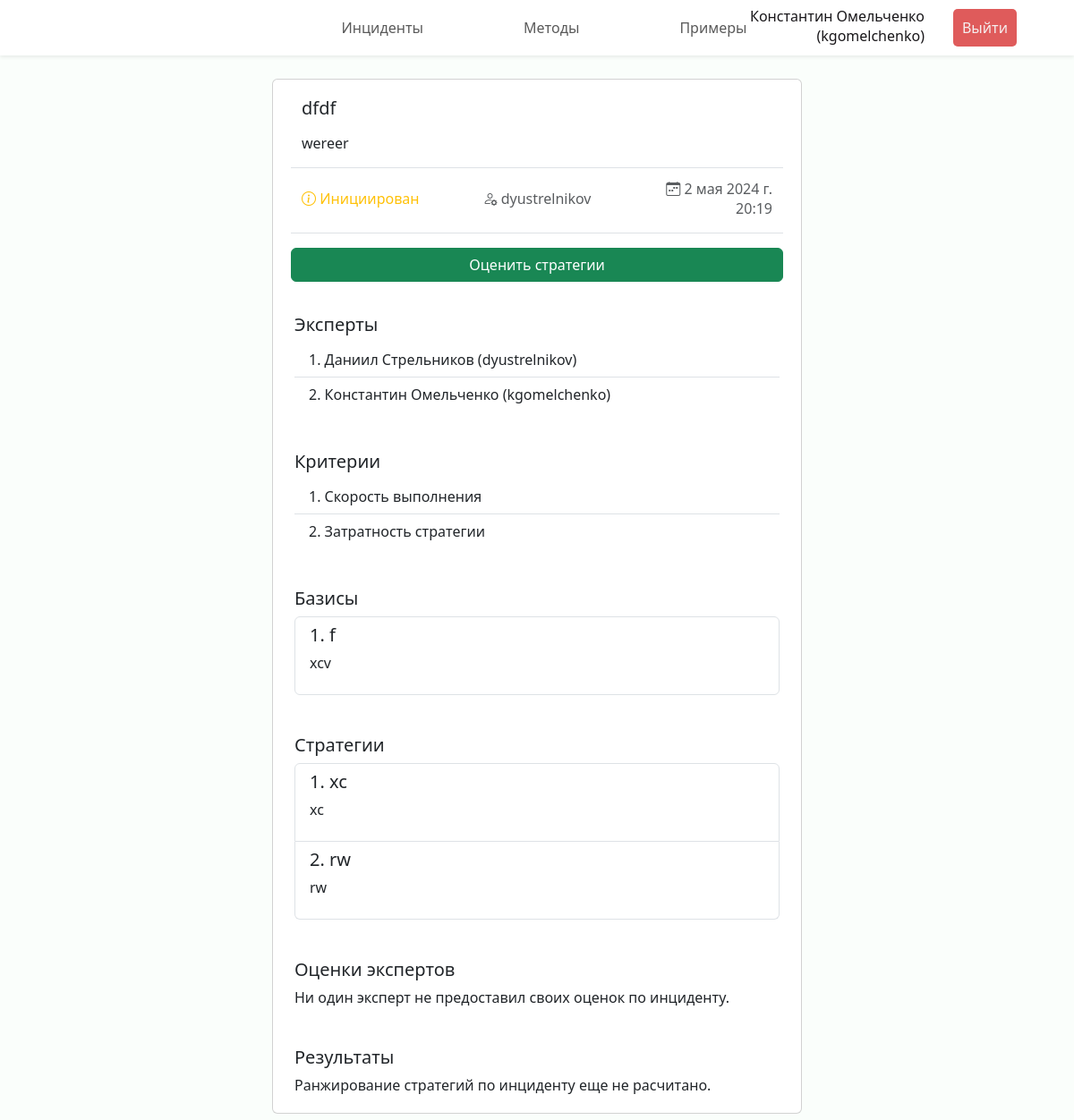
The app's page /incident/5 (signed in) with its own data.
### incidents/models.py (models this page shows, shortened)
class Incident(models.Model):
    name = models.CharField("Название", max_length=100)
    description = models.TextField("Описание")
    created_at = models.DateTimeField("Создан")
    results = models.JSONField("Результаты", null=True, blank=True)
    creator = models.ForeignKey(Expert, verbose_name="Инициатор", on_delete=models.CASCADE,
                                related_name="authored_incidents")
    status = models.ForeignKey(Status, verbose_name="Статус", on_delete=models.CASCADE)
    criteries = models.ManyToManyField(Criteria, through="IncidentCriteria")
    experts = models.ManyToManyField(Expert, through="IncidentExpert")
    class Meta:
        verbose_name = "Инцидент"
        verbose_name_plural = "Инциденты"

class Status(models.Model):
    name = models.CharField("Наименование", max_length=100)
    def __str__(self) -> str:
        return self.name
    class Meta:
        verbose_name = "Статус"
        verbose_name_plural = "Статусы"

class Expert(models.Model):
    user = models.OneToOneField(User, verbose_name="Пользователь", on_delete=models.CASCADE)
    def __str__(self) -> str:
        return self.user.get_full_name() + f" ({self.user.get_username()})"
    class Meta:
        verbose_name = "Эксперт"
        verbose_name_plural = "Эксперты"

class IncidentExpert(models.Model):
    incident = models.ForeignKey(Incident, verbose_name="Инцидент", on_delete=models.CASCADE)
    expert = models.ForeignKey(Expert, verbose_name="Эксперт", on_delete=models.CASCADE)
    number = models.PositiveSmallIntegerField("Номер")
    scores = models.JSONField("Оценки", null=True, blank=True)
    class Meta:
        verbose_name = "Эксперт по инциденту"
        verbose_name_plural = "Эксперты по инциденту"
        unique_together = ('incident', 'expert',)

class IncidentCriteria(models.Model):
    incident = models.ForeignKey(Incident, verbose_name="Инцидент", on_delete=models.CASCADE)
    criteria = models.ForeignKey(Criteria, verbose_name="Критерий", on_delete=models.CASCADE)
    number = models.PositiveSmallIntegerField("Номер")
    class Meta:
        verbose_name = "Критерий ранжирования инцидента"
        verbose_name_plural = "Критерии ранжирования инцидента"
        unique_together = ('incident', 'criteria',)

class Criteria(models.Model):
    description = models.CharField("Описание", max_length=200)
    def __str__(self) -> str:
        return self.description
    class Meta:
        verbose_name = "Критерий ранжирования"
        verbose_name_plural = "Критерии ранжирования"

class Basis(models.Model):
    incident = models.ForeignKey(Incident, verbose_name="Инцидент", on_delete=models.CASCADE)
    name = models.CharField("Название", max_length=100)
    description = models.TextField("Описание")
    number = models.PositiveSmallIntegerField("Номер")
    class Meta:
        verbose_name = "Базис инцидента"
        verbose_name_plural = "Базисы инцидента"
        unique_together = ('incident', 'name',)

class Strategy(models.Model):
    incident = models.ForeignKey(Incident, verbose_name="Инцидент", on_delete=models.CASCADE)
    name = models.CharField("Название", max_length=100)
    description = models.TextField("Описание")
    number = models.PositiveSmallIntegerField("Номер")
    class Meta:
        verbose_name = "Стратегия устранения инцидента"
        verbose_name_plural = "Стратегии устранения инцидента"
        unique_together = ('incident', 'name',)

### incidents/views.py (the view)
# urls.py: path("incident/<int:incident_id>", views.incident, name="incident"),
@login_required(login_url='login')
def incident(request, incident_id):
    if request.method == 'GET':
        try:
            incident = Incident.objects.get(id=incident_id)
        except Incident.DoesNotExist:
            raise Http404("Инцидент не существует")
        try:
            expert = Expert.objects.get(user=request.user)
        except Expert.DoesNotExist:
            raise Http404("Эксперт не существует")
        experts_with_scores = IncidentExpert.objects.filter(incident=incident,
                                                            scores__isnull=False)
        incident_expert = IncidentExpert.objects.get(incident=incident,
                                                      expert=expert)
        results = prepare_results(incident)
        return render(request, "incidents/incident.html", {
            'incident': incident,
            'incident_expert': incident_expert,
            'experts_with_scores': experts_with_scores,
            'results': results})

### incidents/utils/prepare_data.py (called while the page is built, shortened)
def prepare_results(incident):
    if incident.results == None :
        return {}

### incidents/templates/incidents/incident.html (shortened to what this page needs)
{% extends 'incidents/base.html' %}
{% load static %}
{% block header %}
<header class="header fixed-top shadow-sm d-flex">
    <nav class="navbar navbar-expand-lg w-100">
        <div class="collapse navbar-collapse justify-content-center" id="navbarNav">
        <ul class="navbar-nav py-1">
            <li class="nav-item px-5"><a class="nav-link" href="{% url 'incidents' %}">Инциденты</a></li>
            <li class="nav-item px-5"><a class="nav-link" href="{% url 'methods' %}">Методы</a></li>
            <li class="nav-item px-5"><a class="nav-link" href="{% url 'examples' %}">Примеры</a></li>
        </ul>
        </div>
        <ul class="navbar-nav position-fixed end-0 me-5 align-items-center">
            <li class="nav-item px-3 text-end mb-1">
                <div class="fullname">{{ request.user.get_full_name }}</div>
                <div class="username">({{ request.user.get_username }})</div>
            </li>
            <li class="nav-item px-3">
                <form action="{% url 'logout' %}" method="POST">
                    <button class="logout-btn" type="submit">Выйти</button>
                </form>
            </li>
          </ul>
    </nav>
</header>
{% endblock %}
{% block content %}
<div class="cards d-flex p-2 flex-column align-items-center">
    <div class="col-lg-6 col-xxl-5 card mb-3">
        <div class="card-body mx-3 my-1">
          <h5 class="card-title">{{ incident.name }}</h5>
          <p class="card-text">{{ incident.description|linebreaks }}</p>
          <div class="row justify-content-between align-items-center py-3 border-top border-bottom">
            <p class="col card-subtitle text-warning"><i class="bi bi-info-circle"></i> {{ incident.status }}</p>
            <p class="col card-subtitle text-center text-muted"><i class="bi bi-person-gear"></i> {{ incident.creator.user.get_username }}</p>
            <p class="col card-subtitle text-muted text-end"><i class="bi bi-calendar-week"></i> {{ incident.created_at }}</p>
          </div>
          {% if incident_expert %}
          <div class="row justify-content-between align-items-center pt-3">
            <a href="{% url 'incident_assess' incident.id %}" class="col btn btn-success">Оценить стратегии</a>
          </div>
          {% endif %}
        </div>
        <div class="card-body mx-2 mb-1">
            <h5 class="card-title">Эксперты</h5>
            <ul class="list-group list-group-flush">
                {% for expert in incident.incidentexpert_set.all %}
                <li class="list-group-item">{{ forloop.counter }}. {{ expert.expert }}</li>
                {% endfor %}
            </ul>
        </div>
        <div class="card-body m-2 mb-1">
            <h5 class="card-title">Критерии</h5>
            <ul class="list-group list-group-flush">
                {% for criteria in incident.incidentcriteria_set.all %}
                <li class="list-group-item">{{ forloop.counter }}. {{ criteria.criteria }}</li>
                {% endfor %}
            </ul>
        </div>
        <div class="card-body m-2 mb-1">
            <h5 class="card-title">Базисы</h5>
            <div class="list-group">
                {% for basis in incident.basis_set.all %}
                <a class="list-group-item flex-column align-items-start">
                  <div class="d-flex w-100 justify-content-between">
                    <h5 class="mb-1">{{ forloop.counter }}. {{ basis.name }}</h5>
                  </div>
                  <p class="mb-1">{{ basis.description|linebreaks }}</p>
                </a>
                {% endfor %}
            </div>
        </div>
        <div class="card-body m-2 mb-1">
            <h5 class="card-title">Стратегии</h5>
            <div class="list-group">
                {% for strategy in incident.strategy_set.all %}
                <a class="list-group-item flex-column align-items-start">
                  <div class="d-flex w-100 justify-content-between">
                    <h5 class="mb-1">{{ forloop.counter }}. {{ strategy.name }}</h5>
                  </div>
                  <p class="mb-1">{{ strategy.description|linebreaks }}</p>
                </a>
                {% endfor %}
            </div>
        </div>
        <div class="card-body m-2 mb-1">
          <h5 class="card-title">Оценки экспертов</h5>
          {% if not experts_with_scores %}
          <p class="card-text">Ни один эксперт не предоставил своих оценок по инциденту.</p>
          {% endif %}
        </div>
        <div class="card-body m-2 mb-1">
          <h5 class="card-title">Результаты</h5>
          {% if not incident.results %}
          <p class="card-text">Ранжирование стратегий по инциденту еще не расчитано.</p>
          {% endif %}
        </div>
      </div>
</div>
{% endblock %}

### incidents/static/incidents/css/style.css (style rules this page uses)
:root { --font-family: "Segoe UI", Roboto, "Helvetica Neue", Arial, sans-serif; }
* { box-sizing: border-box; padding: 0; margin: 0; }
body { margin: 5rem 0 0 0; font-family: var(--font-family); font-weight: 400; line-height: normal; background-color: rgb(250, 254, 251); color: #19171a; overflow: overlay; width: 100%; }
.header { background: rgb(255, 255, 255); }
.logout-btn { padding: 10px; background-color: #df5b5b; color: #f5efef; text-decoration: none; border-radius: 5px; border-width: 0; }

### records on screen
Incident: name "dfdf", description "wereer", status "Инициирован", creator.user.get_username "dyustrelnikov", created_at "2 мая 2024 г. 20:19"
IncidentExpert: expert "Даниил Стрельников (dyustrelnikov)"
IncidentExpert: expert "Константин Омельченко (kgomelchenko)"
IncidentCriteria: criteria "Скорость выполнения"
IncidentCriteria: criteria "Затратность стратегии"
Basis: name "f", description "xcv"
Strategy: name "xc", description "xc"
Strategy: name "rw", description "rw"

### other values on screen
{{ request.user.get_full_name }} "Константин Омельченко"
{{ request.user.get_username }} "kgomelchenko"
